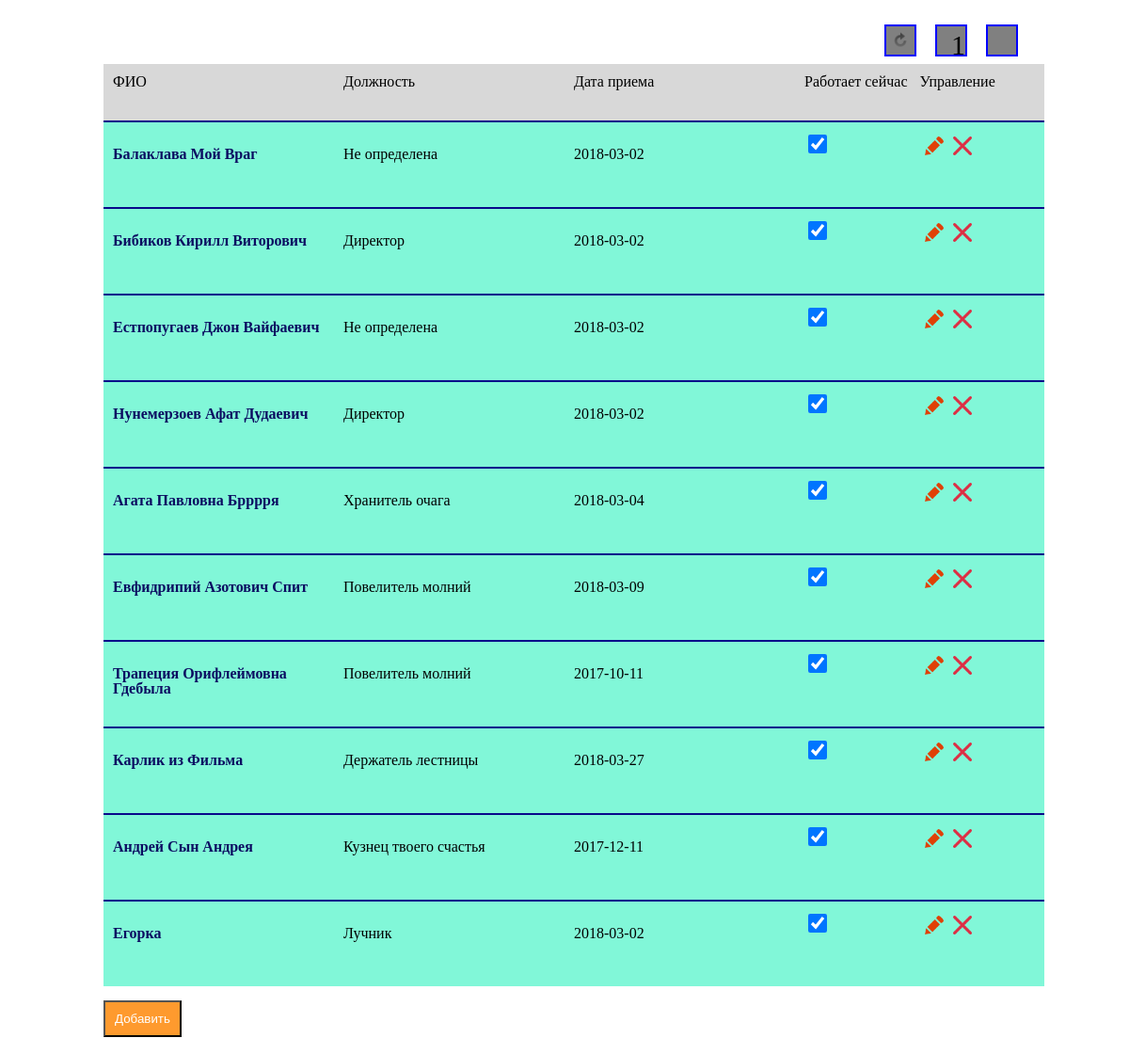
The page / on the database its author committed.
### tables this page shows
CREATE TABLE `worker_list` (
  `id` int(255) NOT NULL,
  `fio` varchar(50) NOT NULL,
  `status` int(1) NOT NULL,
  `date` date NOT NULL,
  `position` varchar(2) NOT NULL
);

CREATE TABLE `positions` (
  `code` int(8) NOT NULL,
  `name` varchar(50) NOT NULL
);

### app.php (called while the page is built, shortened)
<?php
function show_workers($link,$limit,$page) {
	$start = ($page-1)*$limit;
	$query = "SELECT t1.id,t1.fio,t2.name as position,t1.status,t1.date FROM worker_list t1 INNER JOIN positions t2 ON t1.position = t2.code LIMIT ".$start.", ".$limit;
	$returned = mysqli_query($link,$query);
	$array = mysqli_fetch_all($returned,1);
	return $array;
}
function get_count($link) {
	$query = "SELECT COUNT(*) as count FROM `worker_list`";
	$returned = mysqli_query($link,$query);
	$array = mysqli_fetch_all($returned,1);
	return $array[0]['count'];
}

### index.php (the view, shortened to what this page needs)
<!DOCTYPE html>
<html lang="en">
<head>
	<link rel="stylesheet" href="style.css">
</head>
<body>
<?
require_once('dbconnect.php');
include('app.php');
?>
<?$limit = 10;
if ($_GET['page'] && $_GET['page'] != '') {
	$page = $_GET['page'];
}
else {
$page = 1;}?>
<?$workers = show_workers($connect,$limit,$page);
$count = get_count($connect);
$pages = ceil($count/$limit);
?>
	<div class="wrapper">
		<div class="row controls">
			<a href="" onclick="update(<?=$page?>,<?=$limit?>); return false;" id="refresh"><img src="images/refresh.png" alt=""></a>
			<span id="page"><?=$page?></span>
			<?if ($page<$pages) {?>
			<a href="/?page=<?echo ($page+1);?>" id="next"><img src="images/arrow.png" alt=""></a>
			<?}?>
		</div>
		<div class="header row">
			<div class="w-1-4 col">ФИО</div>
			<div class="w-1-4 col">Должность</div>
			<div class="w-1-4 col">Дата приема</div>
			<div class="w-1-8 col">Работает сейчас</div>
			<div class="w-1-8 col">Управление</div>
		</div>
		<div class="table" id="table">
			<?
				foreach ($workers as $key => $value) {
					$color = 'blue';
					echo '<div id="'.$value['id'].'" class="row '.$color.'">';
					echo '<div class="w-1-4 col"><p class="fio" onclick="edit_row('.$value['id'].');">'.$value['fio'].'</p></div>';
					echo '<div class="w-1-4 col"><p>'.$value['position'].'</p></div>';
					echo '<div class="w-1-4 col"><p>'.$value['date'].'</p></div>';
					echo '<div class="w-1-8 col">';
					if ($value['status']==1) {
						echo '<input type="checkbox" onclick="set_status('.$value['id'].',0);" checked>';
					}
					else {echo '<input type="checkbox" onclick="set_status('.$value['id'].',1);">';}
					echo '</div>';
					echo '<div class="w-1-8 col"><a class="edit" onclick="edit_row('.$value['id'].');"></a><a class="delete" onclick="delete_row('.$value['id'].')"></a></div>';
					echo '</div>';
				}
			?>
		</div>
		<button class="add_but" onclick="modal_on('add_window');">Добавить</button>
	</div>
</body>
</html>

### style.css (style rules this page uses)
.wrapper { max-width: 980px; padding: 10px; margin: auto; }
.table { border-radius: 10px; }
.row { width: 100%; }
.table .row { padding: 10px; border-top: 2px solid #08088A; font-size: 16px;transition: 0.5s; line-height: 16px; height: 70px; }
.table .row.blue { background-color: #81F7D8; }
.row .col { float: left; }
.row .w-1-4 { width: 25%; }
.row .w-1-8 { width: 12.5%; }
.row a { cursor: pointer; }
.row a.delete { margin:5px;display: inline-block; height: 20px; width: 20px; background-image: url(images/cross.png); background-repeat: no-repeat; background-size: contain; }
.row a.edit { margin:5px;display: inline-block; height: 20px; width: 20px; background-image: url(images/pen.png); background-repeat: no-repeat; background-size: contain; }
.add_but { margin-top: 15px; padding: 10px;background-color: #FE9A2E; color: #FFF; }
.controls { text-align: right; vertical-align: top; }
.controls a img { max-height: 100%; max-width: 100%; }
.controls a, .controls span { display: inline-block; height: 30px; width: 30px; font-size: 30px;line-height: 40px; border: 2px solid blue; margin: 8px; background-repeat: no-repeat; background-color: gray; }
.header { background-color: #D8D8D8; height: 40px;padding: 10px; outline: : 3px solid #000; }
input[type="checkbox"] { height: 20px;width: 20px;cursor: pointer; }
.row p.fio { font-weight: bold; color:#0B0B61; cursor: pointer; }

### rows shown on the page
worker_list: fio "Балаклава Мой Враг", positions.name "Не определена", date "2018-03-02"
worker_list: fio "Бибиков Кирилл Виторович", positions.name "Директор", date "2018-03-02"
worker_list: fio "Естпопугаев Джон Вайфаевич", positions.name "Не определена", date "2018-03-02"
worker_list: fio "Нунемерзоев Афат Дудаевич", positions.name "Директор", date "2018-03-02"
worker_list: fio "Агата Павловна Брррря", positions.name "Хранитель очага", date "2018-03-04"
worker_list: fio "Евфидрипий Азотович Спит", positions.name "Повелитель молний", date "2018-03-09"
worker_list: fio "Трапеция Орифлеймовна Гдебыла", positions.name "Повелитель молний", date "2017-10-11"
worker_list: fio "Карлик из Фильма", positions.name "Держатель лестницы", date "2018-03-27"
worker_list: fio "Андрей Сын Андрея", positions.name "Кузнец твоего счастья", date "2017-12-11"
worker_list: fio "Егорка", positions.name "Лучник", date "2018-03-02"

### other values the page prints
$page "1"
